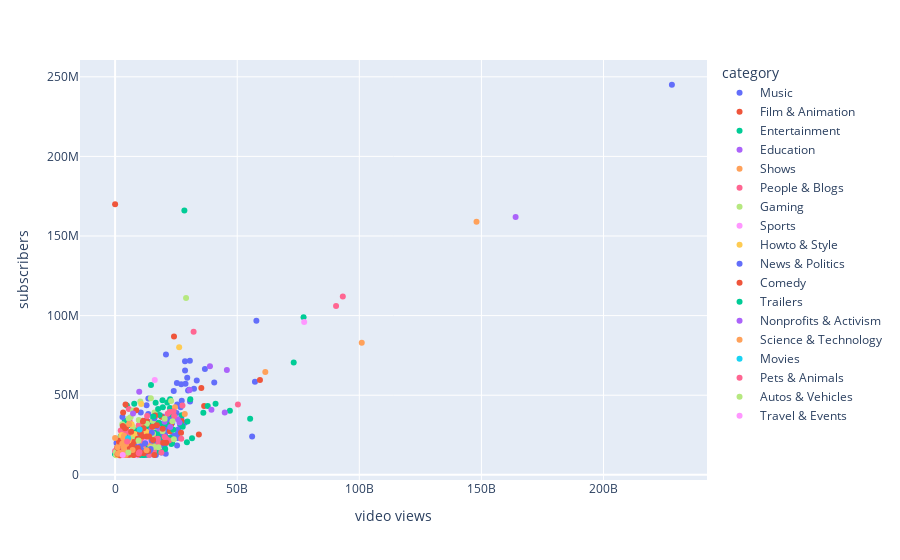

The notebook cell saved with this chart:
### Code cell
fig = px.scatter(df_filtrada, x='video views', y='subscribers', color="category", hover_data=["Youtuber"])
fig.show()

### Figure 1 — Plotly figure (JSON) as saved in the notebook; plotly's stock layout.template omitted (floating-point values rounded to 4 significant figures; data arrays with more than 128 entries replaced by an {"elided": "..."} marker saying what was removed)
{"data": [{"customdata": {"elided": "202x1 str values"}, "hovertemplate": "category=Music<br>video views=%{x}<br>subscribers=%{y}<br>Youtuber=%{customdata[0]}<extra></extra>", "legendgroup": "Music", "marker": {"color": "#636efa", "symbol": "circle"}, "mode": "markers", "name": "Music", "orientation": "v", "showlegend": true, "type": "scatter", "x": {"elided": "202 int values"}, "xaxis": "x", "y": {"elided": "202 int values"}, "yaxis": "y"}, {"customdata": [["YouTube Movies"], ["Goldmines"], ["Movieclips"], ["YRF"], ["ýýýýýýýý ýý ýýýýýýýýýýýýýý"], ["PowerKids TV"], ["Jingle Toons"], ["Galinha Pintadinha"], ["Selena Gomez"], ["WowKidz"], ["Peppa Pig - Official Channel"], ["Masha y el Oso"], ["Goldmines Dishoom"], ["Nick Jr."], ["Goldmines Bollywood"], ["ZHC"], ["Pen Movies"], ["Goldmines Movies"], ["Peppa Pig Espaï¿½ï¿½ï¿½ï¿½ï¿½ï¿½ï¿½ï¿½ï¿½"], ["Tilak"], ["Valentina Pontes ofc"], ["Alan Becker"], ["Goldmines Cineplex"], ["Ben Azelart"], ["Totoy kids - Portuguï¿½"], ["Pencilmation"], ["Green Gold TV - Official Channel"], ["Official Pink Panther"], ["DaFuq!?Boom!"], ["Goldmines Great Indian Comedy"], ["Wow Kidz Action"], ["Turma da Mï¿½ï¿½"], ["BeatboxJCOP"], ["MSA previously My Story Animated"], ["Les' Copaque Production"], ["El Payaso Plim Plim"], ["Stubborn Facts"], ["Gato Galactico | GALï¿½ï¿"], ["Totoy kids - Espaï¿½ï"], ["Rotten Tomatoes Trailers"], ["Volga Video"], ["Zig & Sharko"], ["Invento na Hora"], ["Darkar Company Studios"], ["Peppa Pig em Portuguï¿½ï¿½ï¿½ï¿½ï¿½ï¿½ï¿½ï¿½ï¿"], ["Zee Kids"]], "hovertemplate": "category=Film & Animation<br>video views=%{x}<br>subscribers=%{y}<br>Youtuber=%{customdata[0]}<extra></extra>", "legendgroup": "Film & Animation", "marker": {"color": "#EF553B", "symbol": "circle"}, "mode": "markers", "name": "Film & Animation", "orientation": "v", "showlegend": true, "type": "scatter", "x": [0, 24118230580, 59316472754, 35302243691, 36458726976, 18961241905, 11351015824, 27274550757, 13013567335, 16613441479, 22919271731, 13577142726, 8603468420, 22440611155, 8595760553, 2726917087, 6608773195, 5652938599, 7920637200, 9465863821, 7926899136, 5380073627, 2431154438, 4454917643, 1796227417, 11317309935, 9715291883, 10955619815, 7906181776, 5194942269, 8281724393, 13824277846, 8716982055, 8588704539, 9059696049, 17247584185, 902225615, 3693798804, 5997599089, 13116313599, 9787697838, 9023952946, 4040297006, 2244318380, 4214172991, 7683670251], "xaxis": "x", "y": [170000000, 86900000, 59500000, 54600000, 43200000, 36500000, 34000000, 33800000, 33600000, 32200000, 31400000, 28300000, 28000000, 27300000, 26400000, 25500000, 24300000, 24000000, 23600000, 23400000, 23400000, 22900000, 22500000, 21900000, 20400000, 20100000, 20000000, 19700000, 19600000, 19100000, 19000000, 19000000, 18000000, 17800000, 17700000, 17700000, 17300000, 16800000, 16000000, 15800000, 15700000, 14400000, 14200000, 13900000, 13100000, 12400000], "yaxis": "y"}, {"customdata": {"elided": "241x1 str values"}, "hovertemplate": "category=Entertainment<br>video views=%{x}<br>subscribers=%{y}<br>Youtuber=%{customdata[0]}<extra></extra>", "legendgroup": "Entertainment", "marker": {"color": "#00cc96", "symbol": "circle"}, "mode": "markers", "name": "Entertainment", "orientation": "v", "showlegend": true, "type": "scatter", "x": {"elided": "241 int values"}, "xaxis": "x", "y": {"elided": "241 int values"}, "yaxis": "y"}, {"customdata": [["Cocomelon - Nursery Rhymes"], ["Pinkfong Baby Shark - Kids' Songs & Stories"], ["ChuChu TV Nursery Rhymes & Kids Songs"], ["Infobells - Hindi"], ["BillionSurpriseToys  - Nursery Rhymes & Cartoons"], ["Little Baby Bum - Nursery Rhymes & Kids Songs"], ["Super Simple Songs - Kids Songs"], ["Genevieve's Playhouse - Learning Videos for Kids"], ["CVS 3D Rhymes & Kids Songs"], ["BabyBus - Kids Songs and Cartoons"], ["Little Angel: Nursery Rhymes & Kids Songs"], ["infobells - Tamil"], ["infobells - Telugu"], ["BabyBus - Canciones Infantiles & Videos para Niï¿½ï"], ["Khan GS Research Centre"], ["Dr. Vivek Bindra: Motivational Speaker"], ["Kurzgesagt ï¿½ï¿½ï¿½ï¿½ï¿½ï¿"], ["ýýýýýýýýýýýýýýý - Genevieve's Playhouse"], ["BabyBus - Cerita & Lagu Anak-anak"], ["Kiddiestv Hindi - Nursery Rhymes & Kids Songs"], ["ýýýýýýýýýýýýýý ýýýý"], ["Little Angel Espaï¿½ï¿½ï¿½ï¿½ï¿½ï¿½ï¿½ï¿½ï¿½"], ["TED-Ed"], ["Blippi - Educational Videos for Kids"], ["Jason Vlogs"], ["El Reino a Jugar"], ["wifistudy"], ["Dear Sir"], ["Infobells Bangla"], ["Dave and Ava - Nursery Rhymes and Baby Songs"], ["Daftar Populer"], ["TheRichest"], ["CrashCourse"], ["StudyIQ IAS"], ["Netflix Jr."], ["infobells - Kannada"], ["Veritasium"], ["infobells"], ["JOJO TV - Hindi Stories"], ["The Infographics Show"], ["The Shiny Peanut"], ["Right to Shiksha"], ["Little Baby Bum en Espaï¿½ï"], ["TKOR"], ["Caylus"]], "hovertemplate": "category=Education<br>video views=%{x}<br>subscribers=%{y}<br>Youtuber=%{customdata[0]}<extra></extra>", "legendgroup": "Education", "marker": {"color": "#ab63fa", "symbol": "circle"}, "mode": "markers", "name": "Education", "orientation": "v", "showlegend": true, "type": "scatter", "x": [164000000000, 38843229963, 45757850229, 30516172739, 9877365274, 39450824833, 44900897958, 25607397308, 20269857567, 26355088167, 22593193994, 17930570614, 14814192034, 13206471140, 2073073070, 1693149479, 2378448129, 11022391339, 11819051552, 7274150246, 4924054368, 9813245108, 3654621568, 14857290259, 8903647480, 11445492404, 3018032423, 1349288771, 7776706184, 10714145606, 2143140898, 2730879024, 1833519700, 4029253667, 8882319696, 6554000320, 2165885634, 5178142148, 5141201173, 5263540904, 2848466522, 7876740921, 6956320454, 3392022527, 4779139505], "xaxis": "x", "y": [162000000, 68200000, 65900000, 53300000, 52200000, 40900000, 39200000, 34900000, 33400000, 32800000, 30100000, 28900000, 28300000, 22900000, 21200000, 20900000, 20800000, 20300000, 20300000, 20200000, 19000000, 18900000, 18800000, 18100000, 17200000, 17200000, 16000000, 15800000, 15500000, 15300000, 15100000, 15000000, 14800000, 14700000, 14700000, 14200000, 13900000, 13700000, 13600000, 13200000, 12900000, 12800000, 12500000, 12400000, 12400000], "yaxis": "y"}, {"customdata": [["SET India"], ["Sony SAB"], ["Colors TV"], ["Masha and The Bear"], ["Sony PAL"], ["Mr Bean"], ["Kids TV - Nursery Rhymes And Baby Songs"], ["Sony AATH"], ["Masha e o Urso"], ["MGC Playhouse"], ["ýýýýýýýý ýý ýýýýýýýý"], ["Kids TV India Hindi Nursery Rhymes"], ["ýýýýýýýý ýýýý ýýýýýýýýýýýýýý"]], "hovertemplate": "category=Shows<br>video views=%{x}<br>subscribers=%{y}<br>Youtuber=%{customdata[0]}<extra></extra>", "legendgroup": "Shows", "marker": {"color": "#FFA15A", "symbol": "circle"}, "mode": "markers", "name": "Shows", "orientation": "v", "showlegend": true, "type": "scatter", "x": [148000000000, 101000000000, 61510906457, 24519022988, 28519339489, 10602236110, 13151870846, 13930021471, 8301731337, 16174530046, 8265129639, 6646953396, 5585085130], "xaxis": "x", "y": [159000000, 83000000, 64600000, 42400000, 38200000, 32100000, 23100000, 19600000, 18900000, 17900000, 15500000, 13800000, 12900000], "yaxis": "y"}, {"customdata": {"elided": "132x1 str values"}, "hovertemplate": "category=People & Blogs<br>video views=%{x}<br>subscribers=%{y}<br>Youtuber=%{customdata[0]}<extra></extra>", "legendgroup": "People & Blogs", "marker": {"color": "#FF6692", "symbol": "circle"}, "mode": "markers", "name": "People & Blogs", "orientation": "v", "showlegend": true, "type": "scatter", "x": {"elided": "132 int values"}, "xaxis": "x", "y": {"elided": "132 int values"}, "yaxis": "y"}, {"customdata": [["PewDiePie"], ["JuegaGerman"], ["A4"], ["Fernanfloo"], ["elrubiusOMG"], ["Mikecrack"], ["MrBeast Gaming"], ["Total Gaming"], ["Markiplier"], ["Techno Gamerz"], ["VEGETTA777"], ["SSSniperWolf"], ["rezendeevil"], ["Dream"], ["AboFlah"], ["Frost Diamond"], ["jacksepticeye"], ["DanTDM"], ["VanossGaming"], ["Preston"], ["Ninja"], ["FaZe Rug"], ["Jelly"], ["SSundee"], ["FGTeeV"], ["invictor"], ["LazarBeam"], ["MiawAug"], ["AuthenticGames"], ["AS Gaming"], ["Clash of Clans"], ["Ali-A"], ["ýýýýýýýý ýýýýýýýýýý ýýýýýýýýýý | Arab Games Network"], ["Marmok"], ["IShowSpeed"], ["SQUEEZIE"], ["TheGrefg"], ["zbing z."], ["The Game Theorists"], ["DeGoBooM"], ["IGN"], ["Aphmau"], ["PopularMMOs"], ["Willyrex"], ["Guava Juice"], ["CoryxKenshin"], ["Technoblade"], ["W2S"], ["JJ Olatunji"], ["Antrax"], ["Enes Batur"], ["Lyna"], ["Unspeakable"], ["Kuplinov ï¿½ï¿½ï¿"], ["FFUNTV"], ["Mobile Legends: Bang Bang"], ["LOKESH GAMER"], ["Makiman131"], ["EdisonPts"], ["MoreAliA"], ["League of Legends"], ["PlayStation"], ["Kwebbelkop"], ["BigSchool"], ["TazerCraft"], ["Lachlan"], ["Jesser"], ["PrestonPlayz"], ["Gyan Gamingï¿½"], ["NOBRU"], ["TommyInnit"], ["E-MasterSensei"], ["AM3NlC"], ["ýýýýýýýýýýýý"], ["Jazzghost"], ["ýýýýýýýý/Atro"], ["Desi Gamers"], ["Acenix"], ["BUDI01 GAMING"], ["Typical Gamer"], ["H2ODelirious"], ["theRadBrad"], ["penguinz0"], ["BanderitaX"], ["AzzyLand"], ["Brawl Stars"], ["GH'S"], ["Piuzinho"], ["Morgz"], ["Yair17"], ["LOUD"], ["Timba Vk"], ["DaniRep | +6 Vï¿½ï¿½ï¿½ï¿½ï¿½ï¿½ï¿½ï¿½ï¿½ï¿½ï"], ["RobTopGames"]], "hovertemplate": "category=Gaming<br>video views=%{x}<br>subscribers=%{y}<br>Youtuber=%{customdata[0]}<extra></extra>", "legendgroup": "Gaming", "marker": {"color": "#B6E880", "symbol": "circle"}, "mode": "markers", "name": "Gaming", "orientation": "v", "showlegend": true, "type": "scatter", "x": [29058044447, 14631710289, 22936630813, 10323391593, 7410536668, 16118181673, 6331332547, 5556364230, 20297931219, 9690499664, 15432929204, 23492684419, 13061739758, 2930015381, 4521573939, 7277493940, 16246625836, 19417887510, 15541421838, 8279004442, 2543809954, 7451792132, 14777034543, 13835173331, 24059336857, 8409641722, 8768697257, 6098644584, 8920141342, 2851024430, 3961318438, 6148303268, 8761255550, 3457618361, 1556003039, 9983065083, 6404852037, 9269174070, 3752347262, 6306204566, 16107116549, 17763586483, 14573155899, 5024088947, 9111000228, 7102965621, 1656452554, 4768370464, 4076692623, 3029872908, 9786595271, 6534326412, 9052367553, 6862529416, 11513738907, 1543608082, 1640078055, 4236036141, 6668507856, 4352427049, 7159750970, 4741434420, 6889304306, 9996133066, 5956193599, 5269059435, 3603556207, 5766647017, 2224121890, 351763324, 2084791147, 3920559552, 4959982720, 7719743112, 5673347763, 2480957682, 2135195239, 2122062016, 1181292450, 4301581610, 4356686216, 6050102764, 7773543609, 4129249415, 6412313570, 2036408398, 8739174649, 1081285962, 3303595310, 1402042328, 2394143260, 2840137980, 6933660906, 374123483], "xaxis": "x", "y": [111000000, 48100000, 46300000, 46100000, 40400000, 39100000, 36100000, 35400000, 35200000, 34400000, 33800000, 33700000, 32100000, 31700000, 30500000, 30100000, 30100000, 27400000, 25800000, 24000000, 23700000, 23700000, 23500000, 22500000, 22300000, 21500000, 20500000, 20200000, 20100000, 19600000, 19600000, 18700000, 18600000, 18500000, 18300000, 18100000, 18000000, 17600000, 17600000, 17600000, 17500000, 17400000, 17200000, 17200000, 16900000, 16700000, 16300000, 16300000, 16200000, 16000000, 16000000, 15900000, 15900000, 15600000, 15400000, 15400000, 15300000, 15100000, 15100000, 15000000, 15000000, 15000000, 15000000, 15000000, 14900000, 14800000, 14600000, 14600000, 14400000, 14400000, 14200000, 14200000, 14000000, 14000000, 13900000, 13800000, 13700000, 13600000, 13500000, 13500000, 13400000, 13300000, 13300000, 13300000, 13300000, 13200000, 13000000, 12700000, 12600000, 12500000, 12400000, 12400000, 12400000, 12300000], "yaxis": "y"}, {"customdata": [["WWE"], ["Dude Perfect"], ["NBA"], ["FIFA"], ["How Ridiculous"], ["UFC - Ultimate Fighting Championship"], ["FC Barcelona"], ["F2Freestylers - Ultimate Soccer Skills Channel"], ["DALLMYD"], ["gymvirtual"], ["Natan por Aï¿"]], "hovertemplate": "category=Sports<br>video views=%{x}<br>subscribers=%{y}<br>Youtuber=%{customdata[0]}<extra></extra>", "legendgroup": "Sports", "marker": {"color": "#FF97FF", "symbol": "circle"}, "mode": "markers", "name": "Sports", "orientation": "v", "showlegend": true, "type": "scatter", "x": [77428473662, 16241549158, 12624879732, 5529131886, 9601137077, 7135820721, 2656528205, 3280481927, 1948925559, 2509752944, 9029609749], "xaxis": "x", "y": [96000000, 59500000, 20700000, 19400000, 18000000, 16400000, 15300000, 14100000, 13600000, 12900000, 12300000], "yaxis": "y"}, {"customdata": [["5-Minute Crafts"], ["BRIGHT SIDE"], ["GENIAL"], ["Gulshan Kalra"], ["Fede Vigevani"], ["Yuya"], ["Chloe Ting"], ["Troom Troom"], ["Village Cooking Channel"], ["Tasty"], ["5-Minute Crafts DIY"], ["5-Minute Crafts PLAY"], ["SUPER SLICK SLIME SAM"], ["Manual do Mundo"], ["ýýýýýýýýý Liziqi"], ["HowToBasic"], ["IDEAS EN 5 MINUTOS"], ["Sandra Cires Art"], ["jeffreestar"], ["ýýýýýýýý ýýýýýýýýýýýýýý ýýýý 5 ýýýýýýýýýý"], ["Musas"], ["Mariale"], ["ýýýýýýýý ýýýýýýýý"], ["Mis Pastelitos"], ["IDEIAS INCRï¿½ï¿½"], ["Rosanna Pansino"], ["NikkieTutorials"], ["Narins Beauty"], ["Alexa Rivera"], ["NishaMadhulika"], ["Anaysa"], ["Wengie"], ["ATHLEAN-Xï¿½"], ["Kabita's Kitchen"], ["Troom Troom India"], ["Blossom"], ["Health Time"], ["First We Feast"], ["Troom Troom PT"], ["bharatzkitchen HINDI"]], "hovertemplate": "category=Howto & Style<br>video views=%{x}<br>subscribers=%{y}<br>Youtuber=%{customdata[0]}<extra></extra>", "legendgroup": "Howto & Style", "marker": {"color": "#FECB52", "symbol": "circle"}, "mode": "markers", "name": "Howto & Style", "orientation": "v", "showlegend": true, "type": "scatter", "x": [26236790209, 10708531817, 6762424690, 12732444881, 7962725960, 2588501115, 2994726412, 10414479943, 5863377051, 5783557209, 5091618606, 6119294270, 7229175322, 3980991248, 2977741577, 3684816159, 3696973456, 3955426159, 2609358468, 4499826716, 2400037562, 2761547758, 7018015062, 2750902766, 3551889957, 4597228794, 1778318927, 2214167846, 3193226072, 2939201386, 3445794123, 1900272833, 2319515787, 2831275503, 6804072897, 4733873025, 1002219689, 2983799729, 4384177908, 2315226648], "xaxis": "x", "y": [80100000, 44500000, 31800000, 27100000, 25600000, 24800000, 24700000, 23800000, 21600000, 21100000, 20700000, 20100000, 19000000, 18000000, 17600000, 17300000, 16600000, 16400000, 15900000, 15500000, 15100000, 15100000, 14800000, 14600000, 14500000, 14400000, 14200000, 14000000, 13900000, 13700000, 13500000, 13500000, 13400000, 13300000, 12800000, 12700000, 12500000, 12500000, 12500000, 12400000], "yaxis": "y"}, {"customdata": [["Aaj Tak"], ["YouTube"], ["IndiaTV"], ["Zee News"], ["Raffy Tulfo in Action"], ["The Lallantop"], ["Tlnovelas"], ["SOMOY TV"], ["DLS News"], ["Sebastiï¿½ï¿½ï¿½"], ["News 24"], ["News18 India"], ["NMF News"], ["BBC News Hindi"], ["Thairath Online"], ["Narendra Modi"], ["CNN"], ["NDTV India"], ["ABS-CBN News"], ["Republic Bharat"], ["KOMPASTV"], ["ABC News"], ["BBC News"], ["Jamuna TV"], ["Geo News"], ["GMA Integrated News"]], "hovertemplate": "category=News & Politics<br>video views=%{x}<br>subscribers=%{y}<br>Youtuber=%{customdata[0]}<extra></extra>", "legendgroup": "News & Politics", "marker": {"color": "#636efa", "symbol": "circle"}, "mode": "markers", "name": "News & Politics", "orientation": "v", "showlegend": true, "type": "scatter", "x": [25307753534, 3010784935, 16105023749, 16709857823, 15065753455, 10409352249, 15013096899, 12293479945, 2255542592, 10463166404, 8396875537, 7263619576, 7435180827, 7043235131, 14563841315, 3392918989, 14198154095, 6624168155, 10489367372, 7536093065, 11827310821, 12961669452, 4598387043, 12129583055, 5727888539, 9569814790], "xaxis": "x", "y": [57600000, 36300000, 35500000, 30500000, 26500000, 25200000, 21500000, 19800000, 19400000, 18000000, 17700000, 17500000, 16600000, 16500000, 16200000, 15800000, 15200000, 15200000, 15100000, 15000000, 15000000, 14700000, 14500000, 13900000, 13800000, 13400000], "yaxis": "y"}, {"customdata": [["whinderssonnunes"], ["Luisito Comunica"], ["CarryMinati"], ["Jkk Entertainment"], ["KHANDESHI MOVIES"], ["The Tonight Show Starring Jimmy Fallon"], ["Round2hell"], ["Talking Tom"], ["ashish chanchlani vines"], ["Enaldinho"], ["AuronPlay"], ["Shorts Break"], ["Brent Rivera"], ["enchufetv"], ["Alan Chikin Chow"], ["Smosh"], ["LankyBox"], ["Alejo Igoa"], ["Daniel LaBelle"], ["Spider Slack"], ["Heroindori"], ["Topper Guild"], ["YOLO"], ["Canal Canalha"], ["Bizarrap"], ["Noor Stars"], ["dednahype"], ["Marta and Rustam"], ["JennaMarbles"], ["TheOdd1sOut"], ["Triggered Insaan"], ["TheWillyrex"], ["Lele Pons"], ["MissaSinfonia"], ["TheBrianMaps"], ["Liza Koshy"], ["Prajapati News"], ["Aayu and Pihu Show"], ["FailArmy"], ["Kaykai Salaider"], ["T3ddy"], ["Harsh Beniwal"], ["The MriDul"], ["Rubï¿½ï¿½ï¿½ï¿½ï¿½ï¿½"], ["ISSEI / ï¿½ï¿½ï¿½ï¿½"], ["Chad Wild Clay"], ["CollegeHumor"], ["Noman Official"], ["Lilly Singh"], ["Cyprien"], ["Rclbeauty101"], ["Rebecca Zamolo"], ["SEVENGERS"], ["O Que Nï¿½ï¿½ï¿½ï¿½ï¿½ï¿"], ["The Vishal bhatt"], ["FAPTV"], ["Woody & Kleiny"], ["My Mate Nate"], ["Just For Laughs Gags"], ["Everson Zoio"], ["The LaBrant Fam"], ["Melon City Show - ï¿½ï¿½ï¿½ï¿½ï¿½ï¿½ï¿½ï¿½ï¿½ï¿½ï¿"], ["Adam W"], ["Franco Escamilla"], ["CKM"], ["_vector_"], ["Gustavo Parï¿½ï¿½"], ["MoniLina"], ["Make Joke Of"]], "hovertemplate": "category=Comedy<br>video views=%{x}<br>subscribers=%{y}<br>Youtuber=%{customdata[0]}<extra></extra>", "legendgroup": "Comedy", "marker": {"color": "#EF553B", "symbol": "circle"}, "mode": "markers", "name": "Comedy", "orientation": "v", "showlegend": true, "type": "scatter", "x": [4274709210, 8670473639, 3294013141, 16402066717, 11405809704, 17111726160, 3145161634, 15199330166, 4457913639, 11627437847, 4079141673, 19466238065, 6570935979, 10317306313, 27006526665, 10435474336, 34300482066, 10999000479, 12916159065, 13943030228, 9223534599, 15552070846, 1573058816, 1870608170, 7657171980, 2764127969, 20919403720, 19694265358, 1803249241, 4566120190, 3276891538, 7038827526, 5244917119, 2274007523, 4448334716, 2173106162, 1001465469, 9270331567, 3037260680, 4434679706, 2990185467, 1781226000, 4503880875, 9477021288, 13562853889, 6751985988, 7255848125, 5525773746, 3517662420, 3086254545, 3900312631, 6388439235, 10238593147, 1967930734, 9596430464, 5457203710, 11717217293, 3363634923, 7406628736, 1024467771, 4637474071, 5863456698, 9502983550, 4266957149, 4465772496, 7597013023, 2602614088, 16086808918, 2129773714], "xaxis": "x", "y": [44200000, 40600000, 39200000, 37200000, 33500000, 31200000, 30700000, 30200000, 29800000, 29200000, 29200000, 29000000, 27000000, 26700000, 26400000, 26100000, 25400000, 24100000, 24100000, 24000000, 22600000, 21900000, 21400000, 20800000, 20600000, 20200000, 20200000, 20200000, 19700000, 19100000, 18800000, 18400000, 17900000, 17600000, 17100000, 17100000, 17000000, 16900000, 16500000, 16400000, 16200000, 15400000, 15200000, 15100000, 15000000, 14700000, 14700000, 14600000, 14500000, 14400000, 14400000, 14300000, 14200000, 13700000, 13700000, 13700000, 13500000, 13400000, 13300000, 13000000, 13000000, 12800000, 12800000, 12700000, 12500000, 12400000, 12400000, 12400000, 12300000], "yaxis": "y"}, {"customdata": [["Ishtar Music"], ["Ultra Bollywood"]], "hovertemplate": "category=Trailers<br>video views=%{x}<br>subscribers=%{y}<br>Youtuber=%{customdata[0]}<extra></extra>", "legendgroup": "Trailers", "marker": {"color": "#00cc96", "symbol": "circle"}, "mode": "markers", "name": "Trailers", "orientation": "v", "showlegend": true, "type": "scatter", "x": [17608931161, 15653786446], "xaxis": "x", "y": [41400000, 36600000], "yaxis": "y"}, {"customdata": [["TEDx Talks"], ["Bispo Bruno Leonardo"]], "hovertemplate": "category=Nonprofits & Activism<br>video views=%{x}<br>subscribers=%{y}<br>Youtuber=%{customdata[0]}<extra></extra>", "legendgroup": "Nonprofits & Activism", "marker": {"color": "#ab63fa", "symbol": "circle"}, "mode": "markers", "name": "Nonprofits & Activism", "orientation": "v", "showlegend": true, "type": "scatter", "x": [7339333120, 3523578665], "xaxis": "x", "y": [38600000, 16900000], "yaxis": "y"}, {"customdata": [["MR. INDIAN HACKER"], ["Mark Rober"], ["Happy Lives"], ["Technical Guruji"], ["National Geographic"], ["HaerteTest"], ["Vsauce"], ["Unbox Therapy"], ["Apple"], ["Marques Brownlee"], ["Linus Tech Tips"], ["Mr DegrEE"], ["Mrwhosetheboss"], ["Hacksmith Industries"], ["Trakin Tech"], ["Technology Gyan"], ["Quantum Tech HD"]], "hovertemplate": "category=Science & Technology<br>video views=%{x}<br>subscribers=%{y}<br>Youtuber=%{customdata[0]}<extra></extra>", "legendgroup": "Science & Technology", "marker": {"color": "#FFA15A", "symbol": "circle"}, "mode": "markers", "name": "Science & Technology", "orientation": "v", "showlegend": true, "type": "scatter", "x": [5711208484, 3647987299, 2634, 3378047383, 5614621131, 3234880084, 2897907132, 4508184467, 1026425106, 3606912471, 7172386509, 12880388253, 3736069980, 1820559912, 2262690743, 1138262456, 4340213066], "xaxis": "x", "y": [31700000, 24600000, 23200000, 23000000, 21800000, 19800000, 19300000, 19300000, 17300000, 17200000, 15600000, 15500000, 15400000, 13800000, 13300000, 13200000, 12500000], "yaxis": "y"}, {"customdata": [["Aditya Movies"], ["Ultra Movie Parlour"]], "hovertemplate": "category=Movies<br>video views=%{x}<br>subscribers=%{y}<br>Youtuber=%{customdata[0]}<extra></extra>", "legendgroup": "Movies", "marker": {"color": "#19d3f3", "symbol": "circle"}, "mode": "markers", "name": "Movies", "orientation": "v", "showlegend": true, "type": "scatter", "x": [10062770060, 5320485069], "xaxis": "x", "y": [28400000, 22900000], "yaxis": "y"}, {"customdata": [["That Little Puff"], ["Brave Wilderness"], ["The Dodo"], ["BBC"]], "hovertemplate": "category=Pets & Animals<br>video views=%{x}<br>subscribers=%{y}<br>Youtuber=%{customdata[0]}<extra></extra>", "legendgroup": "Pets & Animals", "marker": {"color": "#FF6692", "symbol": "circle"}, "mode": "markers", "name": "Pets & Animals", "orientation": "v", "showlegend": true, "type": "scatter", "x": [20289689389, 4927879069, 9964116817, 9685060624], "xaxis": "x", "y": [23700000, 20900000, 14200000, 13600000], "yaxis": "y"}, {"customdata": [["DUDU e CAROL"], ["Supercar Blondie"]], "hovertemplate": "category=Autos & Vehicles<br>video views=%{x}<br>subscribers=%{y}<br>Youtuber=%{customdata[0]}<extra></extra>", "legendgroup": "Autos & Vehicles", "marker": {"color": "#B6E880", "symbol": "circle"}, "mode": "markers", "name": "Autos & Vehicles", "orientation": "v", "showlegend": true, "type": "scatter", "x": [9597894786, 5405563355], "xaxis": "x", "y": [21600000, 14100000], "yaxis": "y"}, {"customdata": [["Mï¿½ï¿½ï¿½ï¿½"]], "hovertemplate": "category=Travel & Events<br>video views=%{x}<br>subscribers=%{y}<br>Youtuber=%{customdata[0]}<extra></extra>", "legendgroup": "Travel & Events", "marker": {"color": "#FF97FF", "symbol": "circle"}, "mode": "markers", "name": "Travel & Events", "orientation": "v", "showlegend": true, "type": "scatter", "x": [3140883140], "xaxis": "x", "y": [12500000], "yaxis": "y"}], "layout": {"legend": {"title": {"text": "category"}, "tracegroupgap": 0}, "margin": {"t": 60}, "xaxis": {"anchor": "y", "domain": [0, 1], "title": {"text": "video views"}}, "yaxis": {"anchor": "x", "domain": [0, 1], "title": {"text": "subscribers"}}}}
